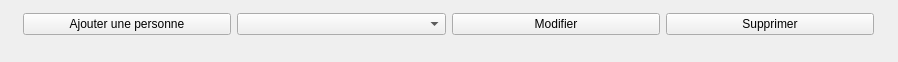
<?xml version="1.0" encoding="UTF-8"?>
<ui version="4.0">
 <class>IndividuGraphique</class>
 <widget class="QWidget" name="IndividuGraphique">
  <property name="geometry">
   <rect>
    <x>0</x>
    <y>0</y>
    <width>898</width>
    <height>62</height>
   </rect>
  </property>
  <property name="sizePolicy">
   <sizepolicy hsizetype="Expanding" vsizetype="Expanding">
    <horstretch>0</horstretch>
    <verstretch>0</verstretch>
   </sizepolicy>
  </property>
  <property name="windowTitle">
   <string>Form</string>
  </property>
  <widget class="QWidget" name="layoutWidget">
   <property name="geometry">
    <rect>
     <x>23</x>
     <y>10</y>
     <width>851</width>
     <height>29</height>
    </rect>
   </property>
   <layout class="QHBoxLayout" name="horizontalLayout">
    <item>
     <widget class="QPushButton" name="ajoutIndividu">
      <property name="sizePolicy">
       <sizepolicy hsizetype="Preferred" vsizetype="Fixed">
        <horstretch>0</horstretch>
        <verstretch>0</verstretch>
       </sizepolicy>
      </property>
      <property name="maximumSize">
       <size>
        <width>246</width>
        <height>16777215</height>
       </size>
      </property>
      <property name="text">
       <string>Ajouter une personne</string>
      </property>
     </widget>
    </item>
    <item>
     <widget class="QComboBox" name="listeIndividus"/>
    </item>
    <item>
     <widget class="QPushButton" name="modifierIndividu">
      <property name="text">
       <string>Modifier</string>
      </property>
     </widget>
    </item>
    <item>
     <widget class="QPushButton" name="supprimerIndividu">
      <property name="maximumSize">
       <size>
        <width>246</width>
        <height>16777215</height>
       </size>
      </property>
      <property name="text">
       <string>Supprimer</string>
      </property>
     </widget>
    </item>
   </layout>
  </widget>
 </widget>
 <resources/>
 <connections/>
</ui>
